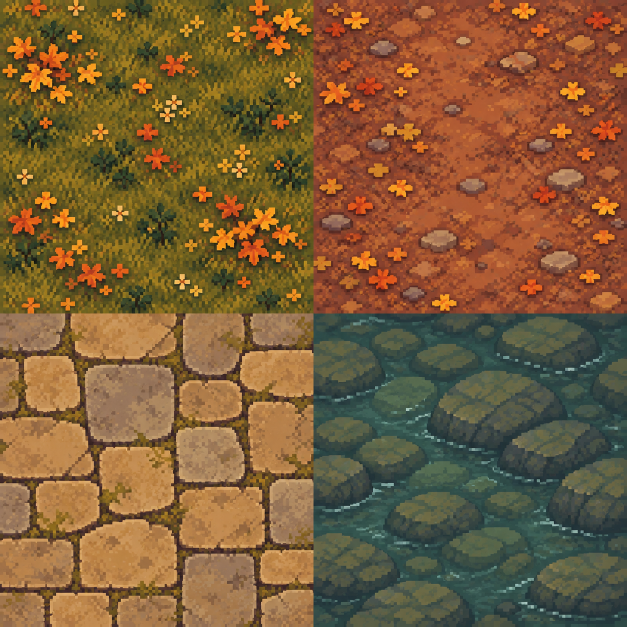
#> input picture examples/autumn-crossing/art/materials-source.png, 1254 x 1254 px (shown at 1/2 size)
$ python prepare-terrain.py
#> lines starting #> are read from the running program, lines starting #| are printed output that depends on the picture; after the words box and inside, x2 and y2 are one past the last pixel; in counts of white or black regions, pixels touching at a corner belong together
"""Project one generated material sheet into a continuous, host-owned tile catalog.

Authoring only: uv run --with pillow python prepare-terrain.py
No replacement artwork is painted. RGB comes from the preserved generated source;
deterministic noise only changes the narrow terrain transition mask.
"""
from pathlib import Path
from PIL import Image, ImageEnhance
from functools import cache
import hashlib
import json
import math

ROOT = Path(__file__).resolve().parent
SOURCE = ROOT / 'materials-source.png'
source = Image.open(SOURCE).convert('RGB')
#> source is the input picture: PIL image 1254x1254 RGB; mean R, G, B 124.4, 92.8, 55.6
assert source.size == (1254, 1254), source.size
CROPS = {'grass': (12, 12, 615, 615), 'dirt': (639, 12, 1242, 615),
         'paving': (12, 639, 615, 1242), 'water': (639, 790, 1242, 1091)}
materials = {}
for name, crop in CROPS.items():
    # A 64px half period reflected into128px preserves edge samples at repeats.
    # Whole source regions are filtered first: sparse sampling causes speckle.
    # Water is already drawn as seen from the camera. A2:1 crop downsampled
    # isotropically to128×64 retains round stones in SCREEN space instead of
    # shearing the image a second time through the ground-plane projection.
    size = (128, 64) if name == 'water' else (64, 64)
    swatch = source.crop(crop).resize(size, Image.Resampling.BOX)
    swatch = ImageEnhance.Color(swatch).enhance(.79 if name == 'dirt' else .88)
    swatch = ImageEnhance.Contrast(swatch).enhance(.88 if name in ('grass', 'dirt') else .95)
    materials[name] = (swatch.load(), size)
#> this loop made 4 passes
#> pass 1, `swatch = ImageEnhance.Contrast(swatch).enhance(.88 if name in ('grass'..`:
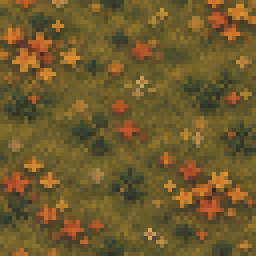
#> swatch: PIL image 64x64 RGB (shown 4 times larger); mean R, G, B 110.4, 90.1, 43.9
#> pass 2, `swatch = source.crop(crop).resize(size, Image.Resampling.BOX)`:
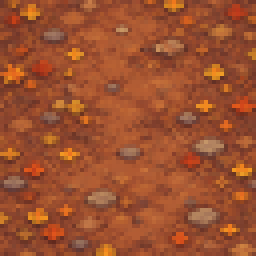
#> swatch: PIL image 64x64 RGB (shown 4 times larger); mean R, G, B 155.1, 80.2, 46.7
#> after the loop, materials = 4 items

@cache
def sample(name, c, r):
    pixels, (width, height) = materials[name]
    def reflected(value, length):
        n = math.floor(value) % (length * 2)
        return n if n < length else length * 2 - 1 - n
    x, y = ((c + r) * 32, (r - c) * 16) if name == 'water' else (c * 32, r * 32)
    return pixels[reflected(x, width), reflected(y, height)]

@cache
def noise(c, r):
    # Continuous at every tile and at the4×4 material repetition boundary.
    return .042 * math.sin(c * math.pi * 3 + math.sin(r * math.pi * 2)) + .026 * math.sin(r * math.pi * 5 - c * math.pi * 2)

def smooth(value):
    t = max(0, min(1, value))
    return t * t * (3 - 2 * t)

@cache
def tile_coordinates(pc, pr):
    points = []
    for y in range(32):
        for x in range(64):
            sx, sy = (x + .5 - 32) / 32, (y + .5 - 16) / 16
            u, v = (sx - sy) / 2 + .5, (sx + sy) / 2 + .5
            points.append((pc + u, pr + v, u, v))
    return points

@cache
def material_tile(name, pc, pr):
    tile = Image.new('RGBA', (64, 32))
    tile.putdata([(*sample(name, c, r), 255) for c, r, _, _ in tile_coordinates(pc, pr)])
    return tile

@cache
def transition_mask(mask, pc, pr):
    values = []
    for c, r, u, v in tile_coordinates(pc, pr):
        n = noise(c, r)
        distances = []
        if not mask & 1: distances.append(u + n)
        if not mask & 2: distances.append(1 - u - n)
        if not mask & 4: distances.append(v + n)
        if not mask & 8: distances.append(1 - v - n)
        values.append(round(smooth(.5 + min(distances) / .24) * 255))
    result = Image.new('L', (64, 32))
    result.putdata(values)
    return result

families = {'grass-dirt': ('grass', 'dirt'), 'dirt-grass': ('dirt', 'grass'),
            'grass-water': ('grass', 'water'), 'water-grass': ('water', 'grass'),
            'dirt-water': ('dirt', 'water'), 'water-dirt': ('water', 'dirt'),
            'paving': ('paving', None)}
frames = {}
catalog = []
for family in families:
    period = 8 if 'water' in family else 4
    for mask in ([15] if family == 'paving' else range(16)):
        for pr in range(period):
            for pc in range(period):
                catalog.append((family, mask, pc, pr))
atlas = Image.new('RGBA', (4096, math.ceil(len(catalog) / 64) * 32))
#> atlas: PIL image 4096x2336 RGBA; every value is 0
for index, (family, mask, pc, pr) in enumerate(catalog):
    base, other = families[family]
    # Reuse sampled source rectangles/masks and let Pillow composite in C.
    # Fill the whole rectangle: the runtime owns the sole diamond clip.
    tile = material_tile(base, pc, pr)
    if other is not None and mask != 15:
        tile = Image.composite(tile, material_tile(other, pc, pr), transition_mask(mask, pc, pr))
    x, y = (index % 64) * 64, (index // 64) * 32
    atlas.paste(tile, (x, y))
    key = f'terrain-{family}-{mask}-{pc}-{pr}'
    frames[key] = {'image': 'autumn-terrain', 'frame': {'x': x, 'y': y, 'width': 64, 'height': 32}, 'anchor': {'x': .5, 'y': .5}}
#> this loop made 4624 passes
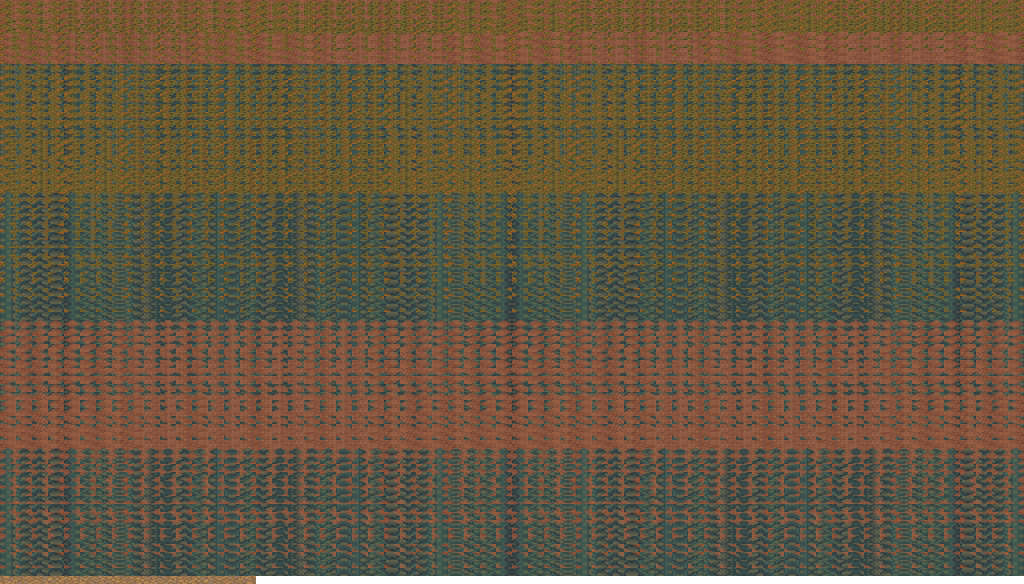
#> atlas: PIL image 4096x2336 RGBA (shown at 1/4 size); mean R, G, B, A 97.9, 84.1, 61.1, 252.4; transparent parts drawn white
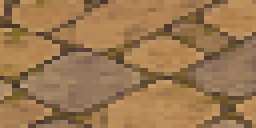
#> tile: PIL image 64x32 RGBA (shown 4 times larger); mean R, G, B, A 155.3, 119, 80.4, 255
atlas.save(ROOT / 'terrain-atlas.png', optimize=True)
# A small joined patch makes world phase and transition density inspectable.
preview = Image.new('RGBA', (640, 360), (30, 35, 27, 255))
patch = [['water' if r in (4, 5) else 'dirt' if 2 <= c <= 5 and 1 <= r <= 6 else 'grass' for c in range(8)] for r in range(8)]
for r in range(8):
    for c in range(7, -1, -1):
        base = patch[r][c]
        neighbors = [(c - 1, r), (c + 1, r), (c, r - 1), (c, r + 1)]
        def neighbor(nc, nr):
            return patch[nr][nc] if 0 <= nc < 8 and 0 <= nr < 8 else base
        nearby = [neighbor(*p) for p in neighbors]
        alternative = ('water' if 'water' in nearby else 'dirt') if base == 'grass' else ('water' if 'water' in nearby else 'grass') if base == 'dirt' else ('grass' if 'grass' in nearby else 'dirt' if 'dirt' in nearby else 'grass')
        mask = sum(1 << i for i, p in enumerate(neighbors) if neighbor(*p) != alternative)
        period = 8 if 'water' in (base, alternative) else 4
        frame = frames[f'terrain-{base}-{alternative}-{mask}-{c % period}-{r % period}']['frame']
        tile = atlas.crop((frame['x'], frame['y'], frame['x'] + 64, frame['y'] + 32))
        # Authoring preview emulates the renderer's diamond clip exactly once.
        alpha = Image.new('L', (64, 32))
        for py in range(32):
            for px in range(64):
                sx, sy = (px + .5 - 32) / 32, (py + .5 - 16) / 16
                if abs(sx) + abs(sy) <= 1: alpha.putpixel((px, py), 255)
        tile.putalpha(alpha)
        preview.alpha_composite(tile, (64 + (c + r) * 32, 160 + (r - c) * 16))
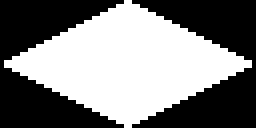
#> alpha: PIL image 64x32 L (shown 4 times larger); 50% white; 1 white region, box (x1, y1, x2, y2) and area: (1, 0, 63, 32) 1024
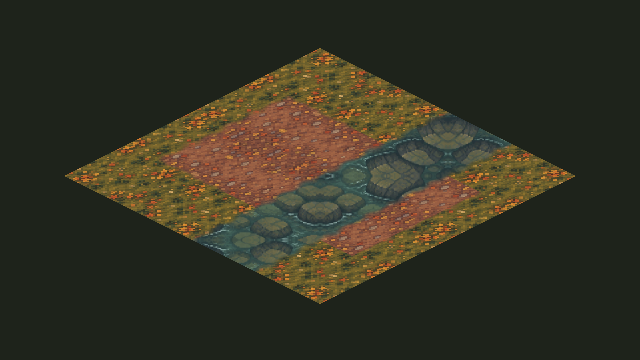
#> preview: PIL image 640x360 RGBA; mean R, G, B, A 51.8, 49.7, 35.2, 255
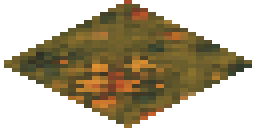
#> tile: PIL image 64x32 RGBA (shown 4 times larger); mean R, G, B, A 112.1, 90.7, 44, 127.5; transparent parts drawn white
preview.save(ROOT / 'terrain-preview.png')
(ROOT / 'terrain-frames.json').write_text(json.dumps(frames, separators=(',', ':')) + '\n')
(ROOT / 'terrain-recipe.json').write_text(json.dumps({
    'source': SOURCE.name, 'sha256': hashlib.sha256(SOURCE.read_bytes()).hexdigest(),
    'description': 'Generated material RGB with deterministic projection, phase selection and neighbor transition masks; no independent generated tiles.',
    'sourceCrops': CROPS, 'tileSize': [64, 32],
    'worldPeriod': {'waterAndShoreFamilies': [8, 8], 'otherFamilies': [4, 4]},
    'prefilterSize': {'grassDirtPaving': [64, 64], 'water': [128, 64]},
    'reflectedMaterialSize': {'grassDirtPaving': [128, 128], 'water': [256, 128]},
    'waterSampling': 'Continuous screen space: x=(c+r)*32, y=(r-c)*16. Isotropic source crop preserves stone shape.',
    'alpha': 'Full opaque64×32 rectangles; the runtime applies the sole diamond clip.',
    'maskBits': {'c-1': 1, 'c+1': 2, 'r-1': 4, 'r+1': 8},
    'transitionWidthWorldTiles': .24, 'maximumMaskPerturbationWorldTiles': .068,
    'atlasSize': list(atlas.size), 'textureCount': len(frames),
    'limits': ['Cardinal boundaries only; diagonal concave corners are not a blob47 catalog.',
               'Mirrored periods remain finite: eight tiles for water/shore, four for other materials.',
               'At three-material junctions shore takes priority; water chooses grass before dirt.',
               'Geometry and walking cells remain authoritative; soft artwork edges are not collision outlines.']
}, indent=2) + '\n')
#> (the run stopped early here; a loop or call above may not have finished)
